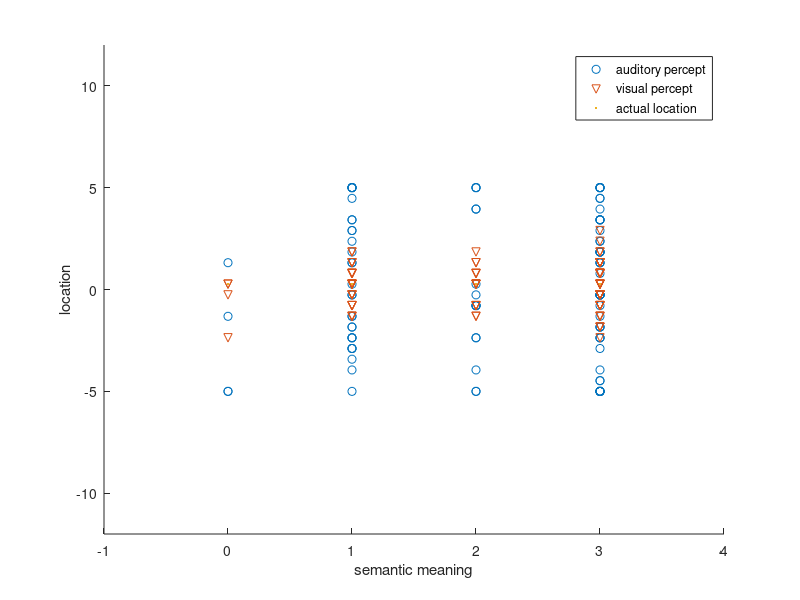
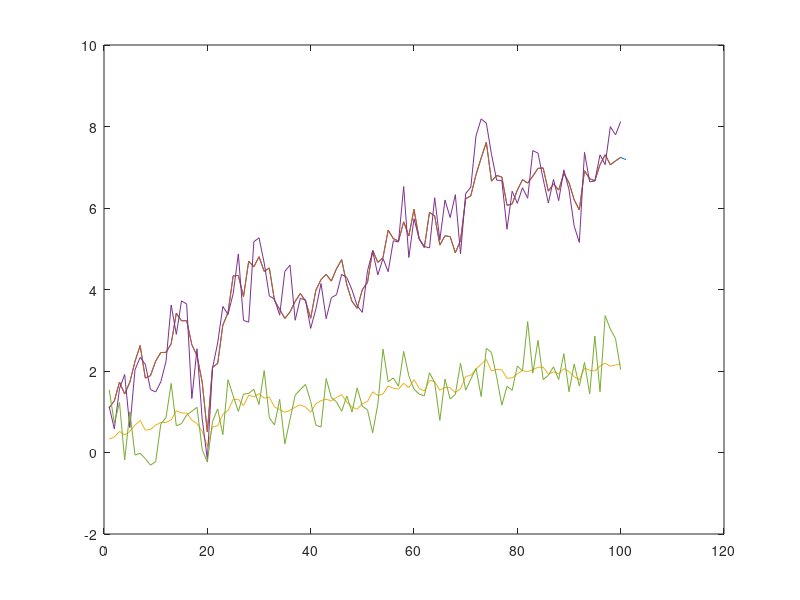
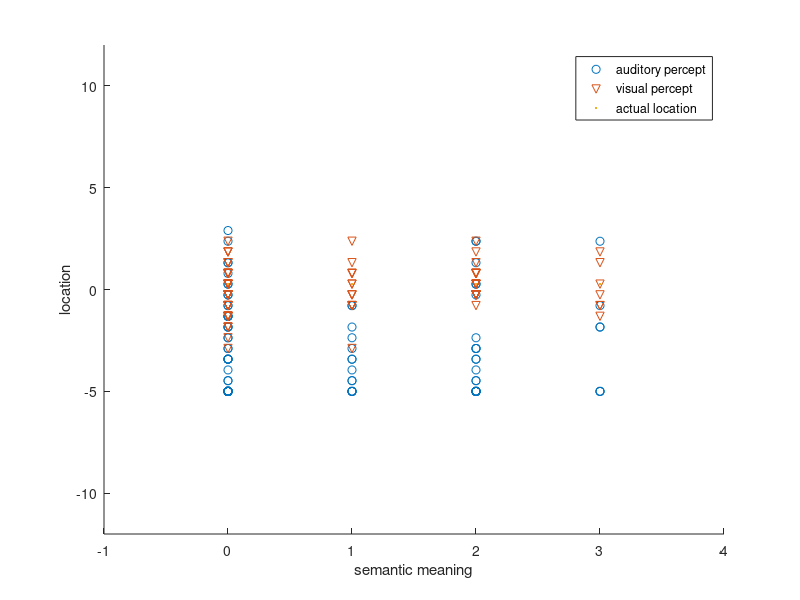
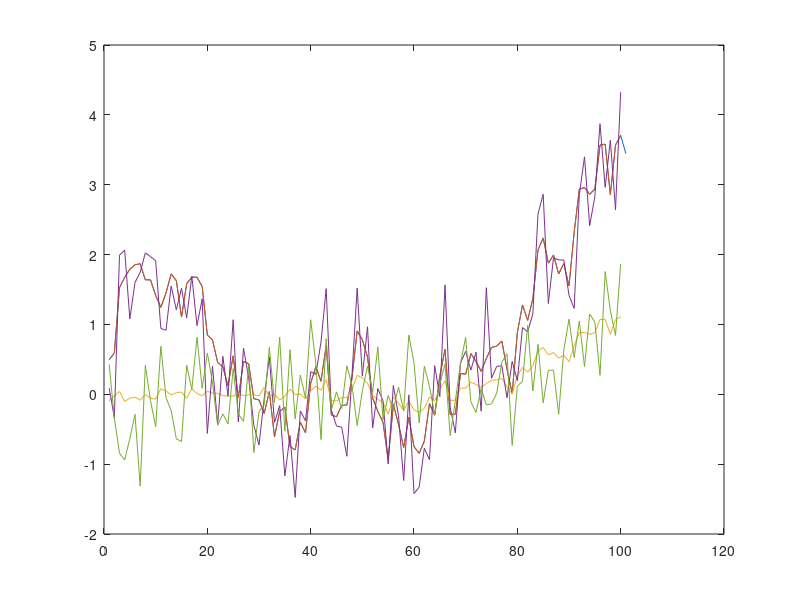

The MATLAB source for these figures, in order:
% in this code samples from the generative model are obtained, each of the
% different types of data (loc,meaning,content) is sampled separately for
% clarity.
% rng(5); % set random seed

%% setting a random seed and some parameters
k=0.3; %setting the multiplication for the linear functions
t_max=100; %setting the amount of time steps for the source activity
n=20; %number of steps in the given range
lrange=[-5 5]; %the range of l
l=linspace(lrange(1),lrange(2),n); %setting the range of locations and meanings

%% location of the stimuli for the case of C=1
i_la_plt=zeros(t_max,1);
i_lv_plt=zeros(t_max,1);

sig_l_s=1;
sig_lvx=1;
sig_lax=4;
l_i=[0 0 0 0]; %the location about which the original signal is centered
%generating the signal, denoted by s:   
L_av_s=normrnd(l_i(1),sig_l_s); %drawing a location and meaning from a prior, this is now a Gaussian
[~,d_l]=dsearchn(L_av_s,l'); %getting the distances from the observations to the possible locations
i_l=find(d_l==min(d_l(:))); %obtaining the index of the closest matching location
for i=1:t_max
    %making the observations, denoted by x:
    L_av_xa=normrnd(L_av_s,sig_lax);
    L_av_xv=normrnd(L_av_s,sig_lvx);
   
    [~,d_l_xa]=dsearchn(L_av_xa,l');
    [~,d_l_xv]=dsearchn(L_av_xv,l'); %getting the distances from the observations to the possible locations
    
    i_la=find(d_l_xa==min(d_l_xa(:)));
    i_lv=find(d_l_xv==min(d_l_xv(:))); %obtaining the index of the closest matching location
    
    i_la_plt(i)=l(i_la); %these values represent the result of the delta function from the formulas
    i_lv_plt(i)=l(i_lv); %these values represent the result of the delta function from the formulas
end
i_l=[l(i_l) l(i_l) l(i_l) l(i_l)];
%% the random walk for the content for the case of C=1
a_s=zeros(t_max,1);
v_s=zeros(t_max,1);
a_x=zeros(t_max,1);
v_x=zeros(t_max,1);
sig_e_s=0.5;
sig_e_ax=0.5;
sig_e_vx=0.5;
c_av_s=[normrnd(0,sig_e_s)]; %drawing c_av^s from the normal distribution
for i=1:t_max
    e_s=normrnd(0,sig_e_s);
    c_av_s=[c_av_s c_av_s(i)+e_s]; %storing and adding noise
    f_a_s=c_av_s(i);
    f_v_s=k*c_av_s(i); %applying the linear mapping functions
    a_s(i)=1*1*f_a_s;  
    v_s(i)=1*1*f_v_s; %generating the result, and storing it in the auditory/visual observation lists
    f_a_x=c_av_s(i)+normrnd(0,sig_e_ax);
    f_v_x=k*c_av_s(i)+normrnd(0,sig_e_vx); %using the same linear functions as before, but now noise is added
    a_x(i)=1*1*f_a_x;
    v_x(i)=1*1*f_v_x; %storing the auditory/visual amplituded in their respective meaing/location bins
end

%% meaning of the stimuli for the case of C=1
p_c=0.7;
p_h=0.8;
m=zeros(t_max,1);
m_i=[0 1 2 3];
for i=1:t_max
    m_c=binornd(1,p_c); %getting t_max draws from the binomial distribution determining whether the stimuli should be congruent
    m_h=binornd(1,p_h); %getting t_max draws from the binomial distribution determining whether the stimuli should be human
    if m_c==0 && m_h==0
        m(i)=0;
    elseif m_c==0 && m_h==1
        m(i)=1;
    elseif m_c==1 && m_h==0
        m(i)=2;
    elseif m_c==1 && m_h==1
        m(i)=3;
    end
end

%% plotting for the case of C=1
lr=[-12 12];
mr=[-1 4];
figure(1);
scatter(m,i_la_plt);
hold on;
scatter(m,i_lv_plt,'v'); %scatter plotting the indices to compare the observations to the actual meaning/location
scatter(m_i,i_l,'.'); 
xlabel('semantic meaning');
ylabel('location');
axis([mr lr])
legend('auditory percept', 'visual percept','actual location')

figure(2);
plot(c_av_s);
hold on;
plot(a_s);
plot(v_s);
plot(a_x);
plot(v_x);

%% location of the stimuli for the case of C=2
i_la_plt=zeros(t_max,1);
i_lv_plt=zeros(t_max,1);

sig_l_vs=1;
sig_l_as=4;
sig_lvx=1;
sig_lax=4;
l_i=[0 0 0 0]; %the location about which the original signal is centered
%generating the signal, denoted by s:   
L_av_vs=normrnd(l_i(1),sig_l_vs); %drawing a location and meaning from a prior, this is now a Gaussian
[~,d_lv]=dsearchn(L_av_vs,l'); %getting the distances from the observations to the possible locations
i_lvs=find(d_lv==min(d_lv(:))); %obtaining the index of the closest matching location

L_av_as=normrnd(l_i(1),sig_l_as); %drawing a location and meaning from a prior, this is now a Gaussian
[~,d_la]=dsearchn(L_av_as,l'); %getting the distances from the observations to the possible locations
i_las=find(d_la==min(d_la(:))); %obtaining the index of the closest matching location
for i=1:t_max
    %making the observations, denoted by x:
    L_av_xa=normrnd(L_av_as,sig_lax);
    L_av_xv=normrnd(L_av_vs,sig_lvx);
   
    [~,d_l_xa]=dsearchn(L_av_xa,l');
    [~,d_l_xv]=dsearchn(L_av_xv,l'); %getting the distances from the observations to the possible locations
    
    i_la=find(d_l_xa==min(d_l_xa(:)));
    i_lv=find(d_l_xv==min(d_l_xv(:))); %obtaining the index of the closest matching location
    
    i_la_plt(i)=l(i_la); %these values represent the result of the delta function from the formulas
    i_lv_plt(i)=l(i_lv); %these values represent the result of the delta function from the formulas
end
i_lvs=[l(i_lvs) l(i_lvs) l(i_lvs) l(i_lvs)];
i_las=[l(i_las) l(i_las) l(i_las) l(i_las)];

%% the random walk for the content for the case of C=2
a_s=zeros(t_max,1);
v_s=zeros(t_max,1);
a_x=zeros(t_max,1);
v_x=zeros(t_max,1);
sig_e_s=0.5;
sig_e_ax=0.5;
sig_e_vx=0.5;
c_av_s=[normrnd(0,sig_e_s)]; %drawing c_av^s from the normal distribution
for i=1:t_max
    e_s=normrnd(0,sig_e_s);
    c_av_s=[c_av_s c_av_s(i)+e_s]; %storing and adding noise
    f_a_s=c_av_s(i);
    if i >= t_max/2.5
        f_v_s=k*c_av_s(i); %applying the linear mapping functions
    else
        f_v_s=normrnd(0,0.05);
    end
    a_s(i)=1*1*f_a_s;  
    v_s(i)=1*1*f_v_s; %generating the result, and storing it in the auditory/visual observation lists
    f_a_x=f_a_s+normrnd(0,sig_e_ax);
    f_v_x=f_v_s+normrnd(0,sig_e_vx); %using the same linear functions as before, but now noise is added
    a_x(i)=1*1*f_a_x;
    v_x(i)=1*1*f_v_x; %storing the auditory/visual amplituded in their respective meaing/location bins
end

%% meaning of the stimuli for the case of C=2
p_c=0.3;
p_h=0.2;
m=zeros(t_max,1);
m_i=[0 1 2 3];
for i=1:t_max
    m_c=binornd(1,p_c); %getting t_max draws from the binomial distribution determining whether the stimuli should be congruent
    m_h=binornd(1,p_h); %getting t_max draws from the binomial distribution determining whether the stimuli should be human
    if m_c==0 && m_h==0
        m(i)=0;
    elseif m_c==0 && m_h==1
        m(i)=1;
    elseif m_c==1 && m_h==0
        m(i)=2;
    elseif m_c==1 && m_h==1
        m(i)=3;
    end
end

%% plotting for the case of C=2
lr=[-12 12];
mr=[-1 4];
figure(3);
scatter(m,i_la_plt);
hold on;
scatter(m,i_lv_plt,'v'); %scatter plotting the indices to compare the observations to the actual meaning/location
scatter(m_i,i_l,'.'); 
xlabel('semantic meaning');
ylabel('location');
axis([mr lr])
legend('auditory percept', 'visual percept','actual location')

figure(4);
plot(c_av_s);
hold on;
plot(a_s);
plot(v_s);
plot(a_x);
plot(v_x);